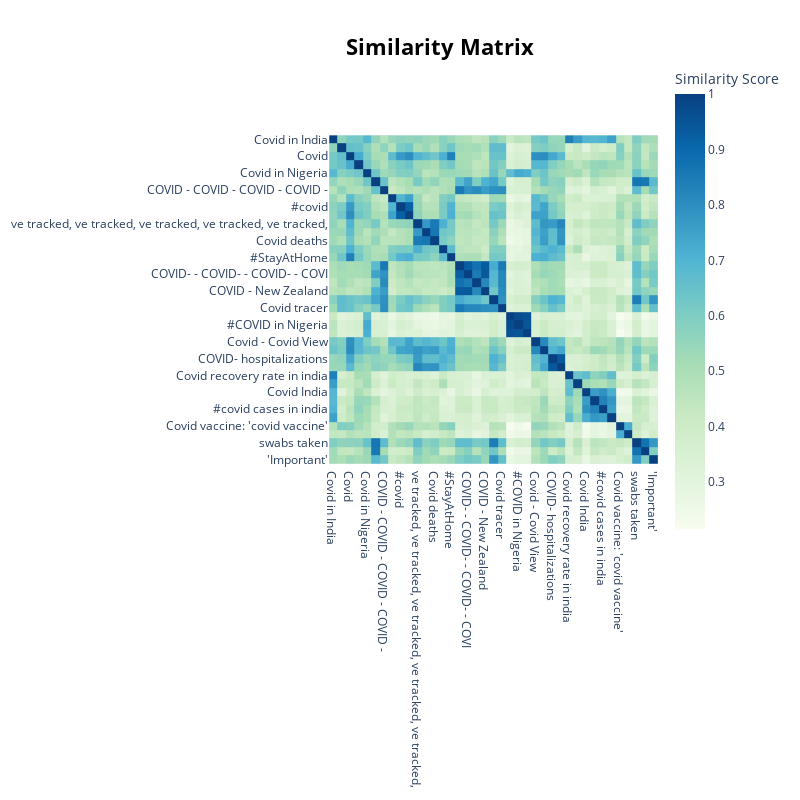

Notebook cell for this chart:
### Code cell
topic_model_real.visualize_heatmap(n_clusters=20, custom_labels=True)

### Figure 1 — Plotly figure (JSON) as saved in the notebook; plotly's stock layout.template omitted (floating-point values rounded to 4 significant figures; data arrays with more than 128 entries replaced by an {"elided": "..."} marker saying what was removed)
{"data": [{"coloraxis": "coloraxis", "hovertemplate": "x: %{x}<br>y: %{y}<br>Similarity Score: %{z}<extra></extra>", "name": "0", "type": "heatmap", "x": ["Covid in India", "Covid: Latest news, government, government, government, government, government, government, government,", "Covid", "COVID update", "Covid in Nigeria", "COVID", "COVID - COVID - COVID - COVID -", "COVID", "Coca, Covid, Covid Update, Covid Update, Covid Update, Covid", "#covid", "#COVID", "COVID", "COVID", "ve tracked, ve tracked, ve tracked, ve tracked, ve tracked,", "Covid: 'Day Rolling Average'", "Covid", "Covid deaths", "'It's our biggest data quality predicament'", "COVID", "#StayAtHome", "COVID- update", "COVID- - COVID- - COVID- - COVI", "COVID- in hospital today", "COVID - COVID - COVID - COVID -", "COVID - New Zealand", "COVID", "COVID - Contacts", "Covid tracer", "COVIDNigeria", "#COVID in Nigeria", "ekiti oyo edo bauchi kaduna", "Covid - Covid View", "COVID- cases in the US", "Covid", "COVID", "COVID", "COVID- hospitalizations", "california testing results", "Covid recovery rate in india", "coronavirus updates", "Covid India", "#CoronaVirusUpdates: State-wise details of Total Confirmed #CO", "#covid cases in india", "CoronaWatch - total confirmed cases cured recovered samples", "Covid vaccine: 'covid vaccine'", "COVID mrna vaccine", "swabs taken", "COVID", "'COVID'", "'Important'"], "xaxis": "x", "y": ["Covid in India", "Covid: Latest news, government, government, government, government, government, government, government,", "Covid", "COVID update", "Covid in Nigeria", "COVID", "COVID - COVID - COVID - COVID -", "COVID", "Coca, Covid, Covid Update, Covid Update, Covid Update, Covid", "#covid", "#COVID", "COVID", "COVID", "ve tracked, ve tracked, ve tracked, ve tracked, ve tracked,", "Covid: 'Day Rolling Average'", "Covid", "Covid deaths", "'It's our biggest data quality predicament'", "COVID", "#StayAtHome", "COVID- update", "COVID- - COVID- - COVID- - COVI", "COVID- in hospital today", "COVID - COVID - COVID - COVID -", "COVID - New Zealand", "COVID", "COVID - Contacts", "Covid tracer", "COVIDNigeria", "#COVID in Nigeria", "ekiti oyo edo bauchi kaduna", "Covid - Covid View", "COVID- cases in the US", "Covid", "COVID", "COVID", "COVID- hospitalizations", "california testing results", "Covid recovery rate in india", "coronavirus updates", "Covid India", "#CoronaVirusUpdates: State-wise details of Total Confirmed #CO", "#covid cases in india", "CoronaWatch - total confirmed cases cured recovered samples", "Covid vaccine: 'covid vaccine'", "COVID mrna vaccine", "swabs taken", "COVID", "'COVID'", "'Important'"], "yaxis": "y", "z": {"elided": "50x50 float values"}}], "layout": {"coloraxis": {"colorbar": {"title": {"text": "Similarity Score"}}, "colorscale": [[0, "rgb(247,252,240)"], [0.125, "rgb(224,243,219)"], [0.25, "rgb(204,235,197)"], [0.375, "rgb(168,221,181)"], [0.5, "rgb(123,204,196)"], [0.625, "rgb(78,179,211)"], [0.75, "rgb(43,140,190)"], [0.875, "rgb(8,104,172)"], [1, "rgb(8,64,129)"]]}, "height": 800, "hoverlabel": {"bgcolor": "white", "font": {"family": "Rockwell", "size": 16}}, "legend": {"title": {"text": "Trend"}}, "margin": {"t": 60}, "showlegend": true, "title": {"font": {"color": "Black", "size": 22}, "text": "<b>Similarity Matrix</b>", "x": 0.55, "xanchor": "center", "y": 0.95, "yanchor": "top"}, "width": 800, "xaxis": {"anchor": "y", "constrain": "domain", "domain": [0, 1], "scaleanchor": "y"}, "yaxis": {"anchor": "x", "autorange": "reversed", "constrain": "domain", "domain": [0, 1]}}}
